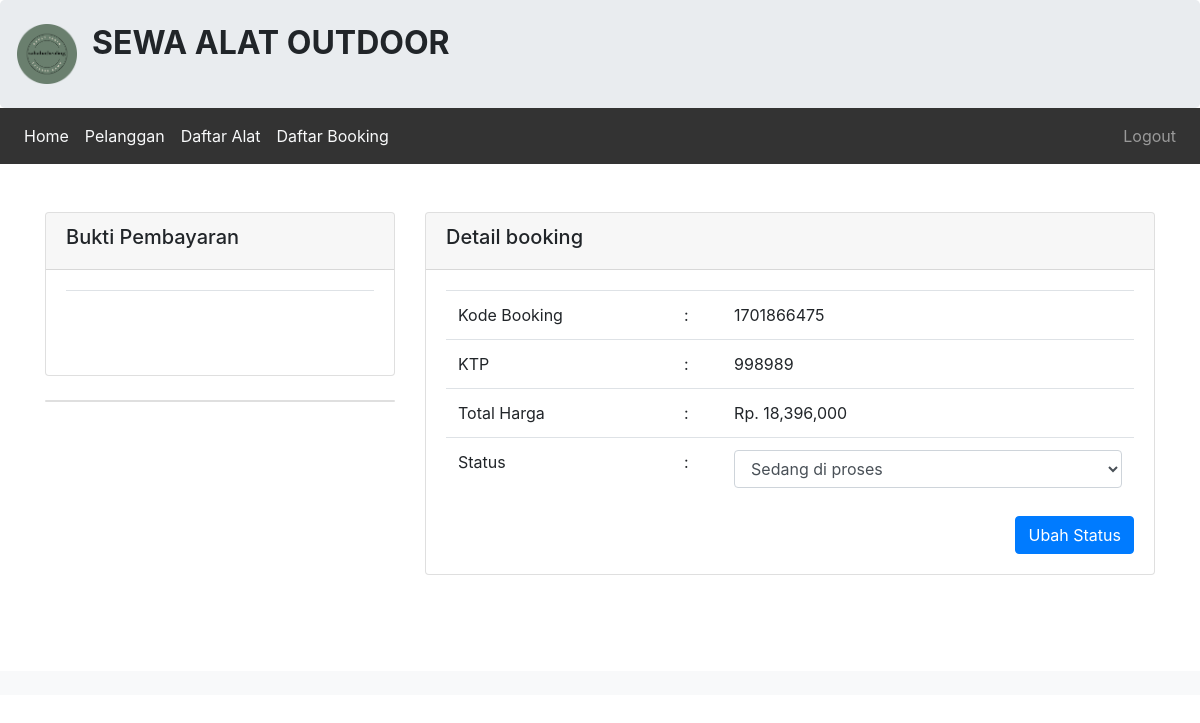
Page /admin/booking/bayar.php?id=1701866475 (signed in) on the committed database.
### tables this page shows
CREATE TABLE `tbl_booking_212303` (
  `212303_id_booking` int(11) NOT NULL,
  `212303_kode_booking` varchar(25) NOT NULL,
  `212303_id_login` int(50) NOT NULL,
  `212303_id_alat` varchar(50) NOT NULL,
  `212303_nama` varchar(50) NOT NULL,
  `212303_alamat` varchar(100) NOT NULL,
  `212303_ktp` varchar(20) NOT NULL,
  `212303_no_telp` varchar(20) NOT NULL,
  `212303_jml_sewa` int(15) NOT NULL,
  `212303_tgl_sewa` date NOT NULL,
  `212303_tgl_kmb` date NOT NULL,
  `212303_total_bayar` int(100) NOT NULL,
  `212303_konfirmasi` varchar(50) NOT NULL,
  `212303_tgl_input` date NOT NULL
);

### admin/booking/bayar.php (the view, shortened to what this page needs)
<?php
include '../header2.php';
include '../../koneksi.php';
$kode_booking = $_GET['id'];
$query = "SELECT * FROM tbl_booking_212303 WHERE 212303_kode_booking = '$kode_booking'";
$hasil = mysqli_query($koneksi, $query);
$isi = mysqli_fetch_assoc($hasil);
$id_booking = $isi['212303_id_booking'];
$query2 = "SELECT * FROM tbl_pembayaran_212303 WHERE 212303_id_booking = '$id_booking'";
$hasil2 = mysqli_query($koneksi, $query2);
$isi2 = mysqli_fetch_assoc($hasil2);
?>
<br>
<br>
<div class="container">
    <div class="row">
        <div class="col-sm-4">
            <div class="card">
                <div class="card-header">
                    <h5> Bukti Pembayaran</h5>
                </div>
                <div class="card-body">
                        <table class="table">
                            <tr>
                                <td><img src="../../images/<?= $isi2['212303_gambar']; ?>" alt="" width="100%"></td>
                            </tr>
                        </table>
                </div>
            </div>
            <br />
            <div class="card">
            </div>
        </div>
        <div class="col-sm-8">
            <div class="card">
                <div class="card-header">
                    <h5> Detail booking</h5>
                </div>
                <div class="card-body">
                    <form method="post" action="proses.php?id=konfirmasi">
                        <table class="table">
                            <tr>
                                <td>Kode Booking </td>
                                <td> :</td>
                                <td><?php echo $isi['212303_kode_booking']; ?></td>
                            </tr>
                            <tr>
                                <td>KTP </td>
                                <td> :</td>
                                <td><?php echo $isi['212303_ktp']; ?></td>
                            </tr>
                            <tr>
                                <td>Total Harga </td>
                                <td> :</td>
                                <td>Rp. <?php echo number_format($isi['212303_total_bayar']); ?></td>
                            </tr>
                            <tr>
                                <td>Status </td>
                                <td> :</td>
                                <td>
                                    <select class="form-control" name="status">
                                        <option <?php if ($isi['212303_konfirmasi'] == 'Sedang di proses') {
                                                    echo 'selected';
                                                } ?>>
                                            Sedang di proses
                                        </option>
                                    </select>
                                </td>
                            </tr>
                        </table>
                        <button type="submit" class="btn btn-primary float-right">
                            Ubah Status
                        </button>
                    </form>
                </div>
            </div>
        </div>
    </div>
</div>
<br>
<br>
<br>
<?php include '../footer.php'; ?>

### rows in the picture
tbl_booking_212303: 212303_kode_booking "1701866475", 212303_ktp "998989", 212303_total_bayar "18,396,000", status "Sedang di proses"
